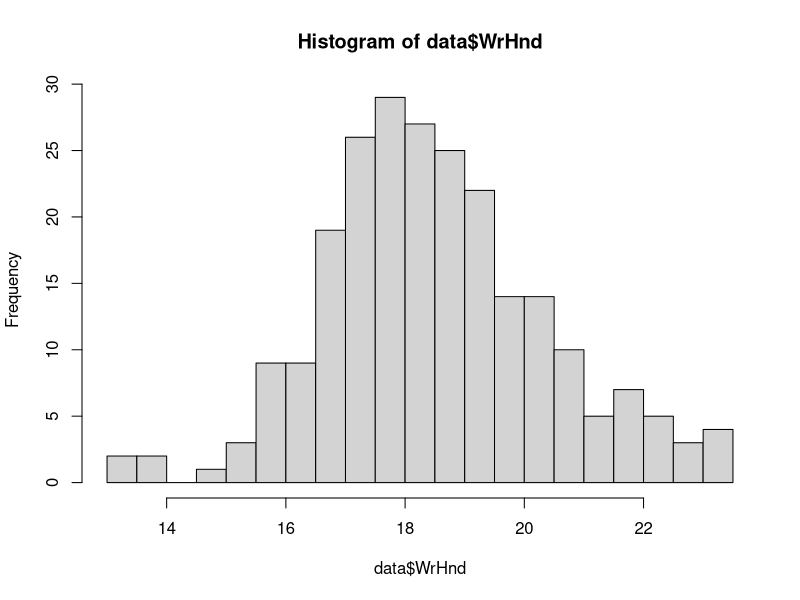
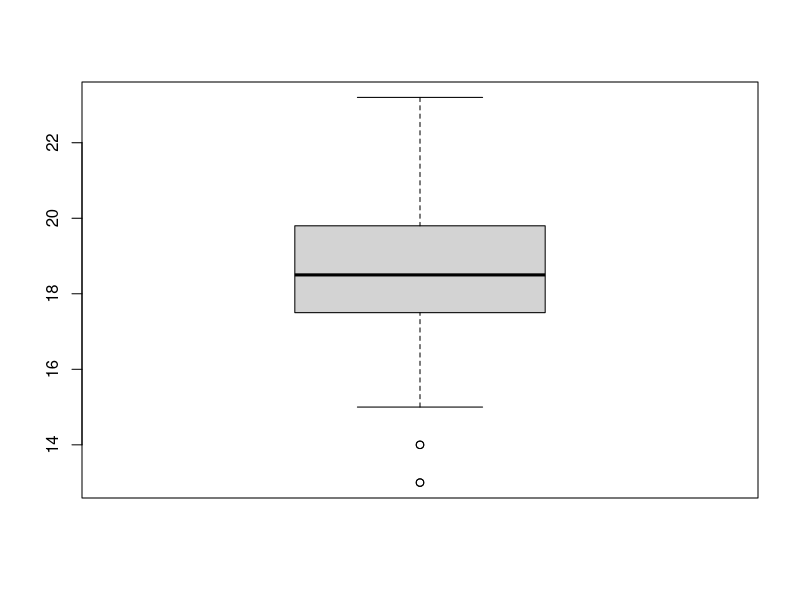
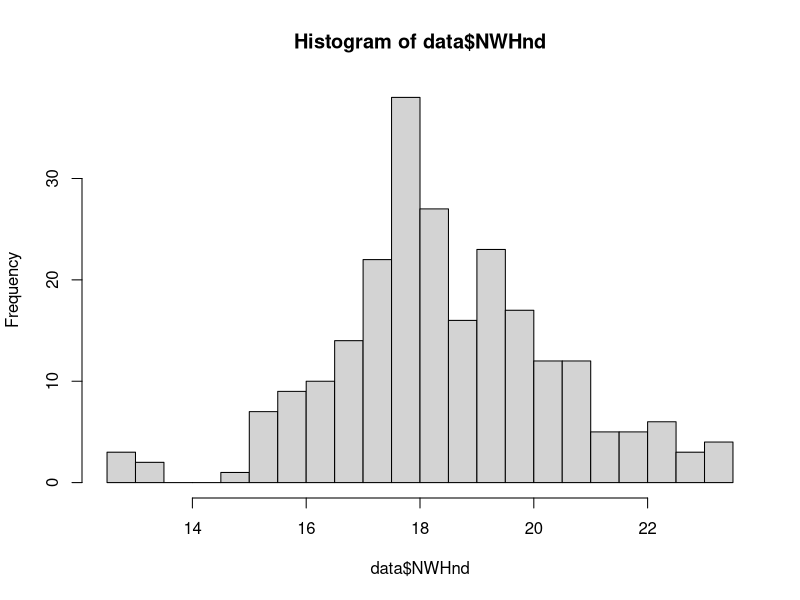
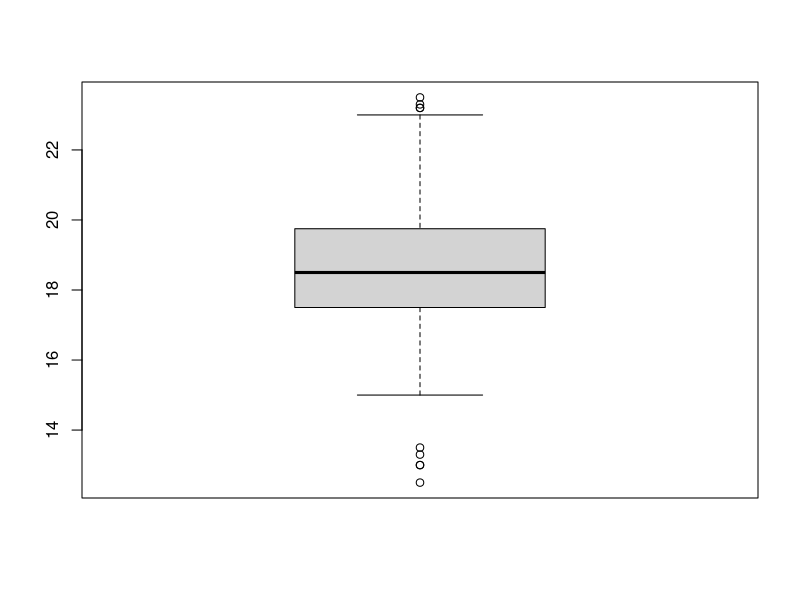
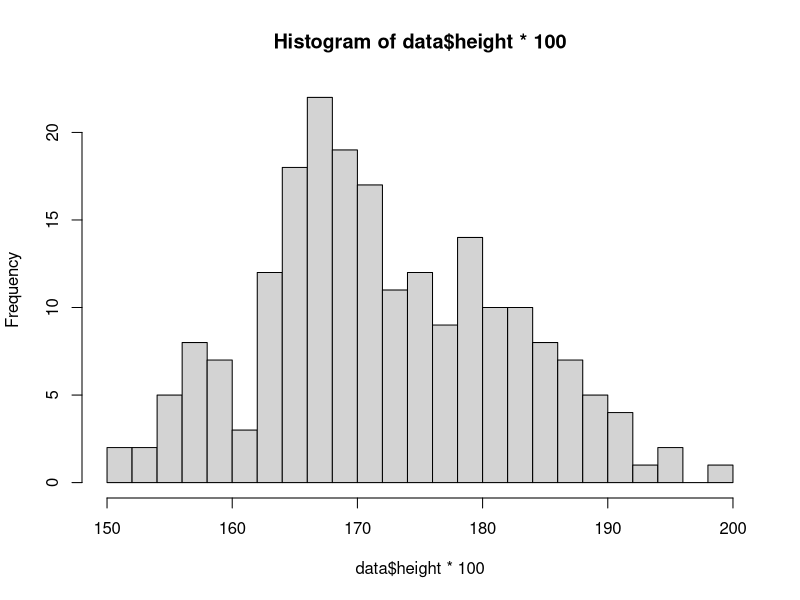

The R source for these figures, in order: (Note: this script raises an error after producing the figures.)
data = read.table('B4A4_haendigkeit.dat', header = T)

# a.)
dim(data)
names(data)

# sex [1=male, 2=female]
table(data$sex)

# WrHnd: lenght writing hand [cm]
range(data$WrHnd, na.rm = T)
hist(data$WrHnd, breaks = 20)
boxplot(data$WrHnd)

# NWHnd: lenght non writing hand [cm]
range(data$NWHnd, na.rm = T)
hist(data$NWHnd, breaks = 20)
boxplot(data$NWHnd)

# Whnd: wrintinghand [0=right, 1=left]
table(data$WHnd)

# Fold: preference for armfolding [0=right to left, 0.5=no, 1=left to right]
table(data$Fold)

# Clap: preference for clapping [0=right, 0.5=no, 1=left]
table(data$Clap)

# height: bodyheight [m]
range(data$height*100, na.rm = T)
hist(data$height*100, breaks = 20)
#line(density(data$height[!is.na(data$height)]*100))

# b.)
which(is.na(data$WrHnd))
which(is.na(data$NWHnd))
nrow(data)
data = data[!is.na(data$WrHnd)]
nrow(data)
